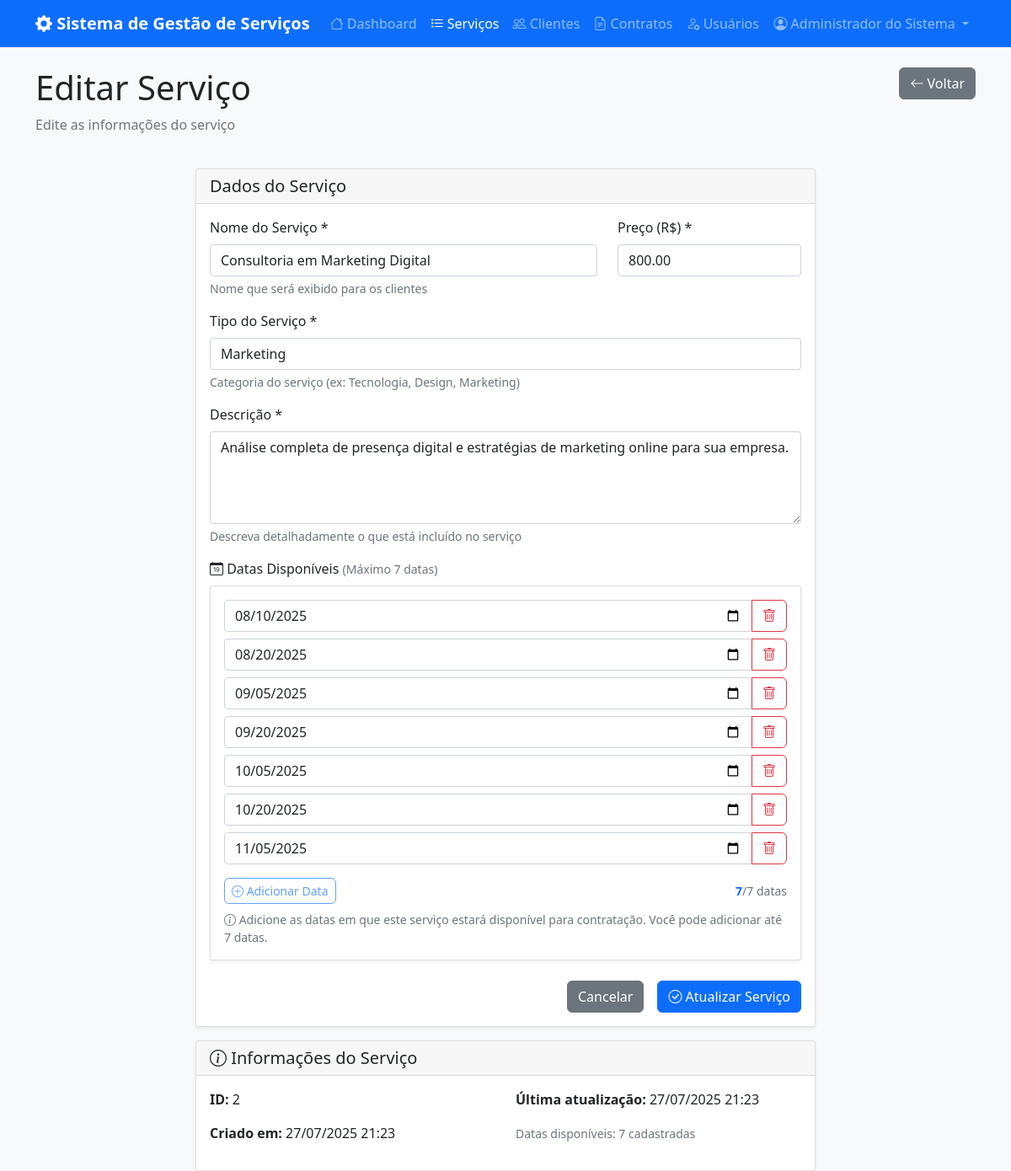
The page /admin/servicos/form.php?id=2 (signed in) on the database its author committed.
### tables this page shows
CREATE TABLE `servicos` (
    `id` int(11) NOT NULL AUTO_INCREMENT,
    `nome` varchar(100) NOT NULL,
    `tipo` varchar(50) NOT NULL,
    `preco` decimal(10, 2) NOT NULL,
    `descricao` text DEFAULT NULL,
    `ativo` tinyint(1) DEFAULT 1 COMMENT 'Status do serviço',
    `created_at` timestamp DEFAULT CURRENT_TIMESTAMP,
    `updated_at` timestamp DEFAULT CURRENT_TIMESTAMP ON UPDATE CURRENT_TIMESTAMP,
    PRIMARY KEY (`id`)
);

CREATE TABLE `datas_disponiveis` (
    `id` int(11) NOT NULL AUTO_INCREMENT,
    `servico_id` int(11) NOT NULL,
    `data` date NOT NULL,
    `disponivel` tinyint(1) DEFAULT 1,
    `created_at` timestamp DEFAULT CURRENT_TIMESTAMP,
    PRIMARY KEY (`id`),
    KEY `servico_id` (`servico_id`),
    KEY `data` (`data`),
    CONSTRAINT `fk_data_servico` FOREIGN KEY (`servico_id`) REFERENCES `servicos` (`id`) ON DELETE CASCADE
);

### config/auth.php (called while the page is built, shortened)
<?php
class Auth
{
    public static function getUser(): ?array
    {
        return $_SESSION['user'] ?? null;
    }
}

### config/db.php (called while the page is built, shortened)
<?php
class Database
{
    private static $instance = null;
    private $connection;
    private $host = 'localhost';
    private $database = 'trabalho_web';
    private $username = 'root';
    private $password = '';
    private $charset = 'utf8mb4';
    private function __construct()
    {
        $dsn = "mysql:host={$this->host};dbname={$this->database};charset={$this->charset}";
        $options = [
            PDO::ATTR_ERRMODE => PDO::ERRMODE_EXCEPTION,
            PDO::ATTR_DEFAULT_FETCH_MODE => PDO::FETCH_ASSOC,
            PDO::ATTR_EMULATE_PREPARES => false,
        ];
        try {
            $this->connection = new PDO($dsn, $this->username, $this->password, $options);
        } catch (PDOException $e) {
            error_log("Database connection failed: " . $e->getMessage());
            throw new PDOException("Database connection failed");
        }
    }
    public static function getInstance(): Database
    {
        if (self::$instance === null) {
            self::$instance = new self();
        }
        return self::$instance;
    }
    public function getConnection(): PDO
    {
        return $this->connection;
    }
}

### dao/ServicoDAO.php (called while the page is built, shortened)
<?php
require_once __DIR__ . '/../config/db.php';
class ServicoDAO
{
    private $db;
    public function __construct()
    {
        $this->db = Database::getInstance()->getConnection();
    }
    public function findById(int $id): ?array
    {
        try {
            $stmt = $this->db->prepare("SELECT * FROM servicos WHERE id = ?");
            $stmt->execute([$id]);
            $service = $stmt->fetch();
            return $service ?: null;
        } catch (PDOException $e) {
            error_log("Error finding service by ID: " . $e->getMessage());
            return null;
        }
    }
}

### dao/DataDisponivelDAO.php (called while the page is built, shortened)
<?php
require_once __DIR__ . '/../config/db.php';
class DataDisponivelDAO
{
    private $db;
    public function __construct()
    {
        $this->db = Database::getInstance()->getConnection();
    }
    public function findByServiceId(int $serviceId): array
    {
        try {
            $stmt = $this->db->prepare("
                SELECT * FROM datas_disponiveis
                WHERE servico_id = ? AND data >= CURDATE()
                ORDER BY data
            ");
            $stmt->execute([$serviceId]);
            return $stmt->fetchAll();
        } catch (PDOException $e) {
            error_log("Error fetching dates for service: " . $e->getMessage());
            return [];
        }
    }
}

### admin/servicos/form.php (the view, shortened to what this page needs)
<?php
require_once '../../config/auth.php';
require_once '../../dao/ServicoDAO.php';
require_once '../../dao/DataDisponivelDAO.php';
$servicoDAO = new ServicoDAO();
$dataDisponivelDAO = new DataDisponivelDAO();
$user = Auth::getUser();
$servico = null;
$datasExistentes = [];
$isEdit = false;
if (isset($_GET['id'])) {
    $id = (int) $_GET['id'];
    $servico = $servicoDAO->findById($id);
    if ($servico) {
        $isEdit = true;
        $datasExistentes = $dataDisponivelDAO->findByServiceId($id);
    } else {
        header('Location: list.php');
        exit;
    }
}
?>
<!DOCTYPE html>
<html lang="pt-BR">
<head>
    <link href="https://cdn.jsdelivr.net/npm/bootstrap@5.1.3/dist/css/bootstrap.min.css" rel="stylesheet">
    <link href="https://cdn.jsdelivr.net/npm/bootstrap-icons@1.8.1/font/bootstrap-icons.css" rel="stylesheet">
    <link rel="stylesheet" href="../assets/css/style.css">
    <link rel="stylesheet" href="../assets/css/datas-disponiveis.css">
</head>
<body>
    <nav class="navbar navbar-expand-lg navbar-dark bg-primary">
        <div class="container">
            <a class="navbar-brand" href="../dashboard.php">
                <i class="bi bi-gear-fill"></i> Sistema de Gestão de Serviços
            </a>
            <div class="collapse navbar-collapse" id="navbarNav">
                <ul class="navbar-nav me-auto">
                    <li class="nav-item">
                        <a class="nav-link" href="../dashboard.php">
                            <i class="bi bi-house"></i> Dashboard
                        </a>
                    </li>
                    <li class="nav-item">
                        <a class="nav-link active" href="list.php">
                            <i class="bi bi-list-task"></i> Serviços
                        </a>
                    </li>
                    <li class="nav-item">
                        <a class="nav-link" href="../clientes/list.php">
                            <i class="bi bi-people"></i> Clientes
                        </a>
                    </li>
                    <li class="nav-item">
                        <a class="nav-link" href="../contratacao/listar.php">
                            <i class="bi bi-file-earmark-text"></i> Contratos
                        </a>
                    </li>
                    <li class="nav-item">
                        <a class="nav-link" href="../usuarios/list.php">
                            <i class="bi bi-person-gear"></i> Usuários
                        </a>
                    </li>
                </ul>
                <ul class="navbar-nav">
                    <li class="nav-item dropdown">
                        <a class="nav-link dropdown-toggle" href="#" id="navbarDropdown" role="button" data-bs-toggle="dropdown">
                            <i class="bi bi-person-circle"></i> <?= htmlspecialchars($user['nome']) ?>
                        </a>
                    </li>
                </ul>
            </div>
        </div>
    </nav>
    <div class="container mt-4">
        <div class="row mb-4">
            <div class="col-md-8">
                <h1><?= $isEdit ? 'Editar' : 'Novo' ?> Serviço</h1>
                <p class="text-muted"><?= $isEdit ? 'Edite as informações do serviço' : 'Preencha os dados do novo serviço' ?></p>
            </div>
            <div class="col-md-4 text-end">
                <a href="list.php" class="btn btn-secondary">
                    <i class="bi bi-arrow-left"></i> Voltar
                </a>
            </div>
        </div>
        <div class="row justify-content-center">
            <div class="col-lg-8">
                <div class="card">
                    <div class="card-header">
                        <h5 class="mb-0">
                            Dados do Serviço
                        </h5>
                    </div>
                    <div class="card-body">
                        <form method="POST" action="">
                            <div class="row">
                                <div class="col-md-8">
                                    <div class="mb-3">
                                        <label for="nome" class="form-label">Nome do Serviço *</label>
                                        <input type="text" class="form-control" id="nome" name="nome"
                                            value="<?= htmlspecialchars($servico['nome'] ?? $_POST['nome'] ?? '') ?>"
                                            required maxlength="100">
                                        <div class="form-text">Nome que será exibido para os clientes</div>
                                    </div>
                                </div>
                                <div class="col-md-4">
                                    <div class="mb-3">
                                        <label for="preco" class="form-label">Preço (R$) *</label>
                                        <input type="number" class="form-control" id="preco" name="preco"
                                            value="<?= htmlspecialchars($servico['preco'] ?? $_POST['preco'] ?? '') ?>"
                                            required min="0" step="0.01">
                                    </div>
                                </div>
                            </div>
                            <div class="mb-3">
                                <label for="tipo" class="form-label">Tipo do Serviço *</label>
                                <input type="text" class="form-control" id="tipo" name="tipo"
                                    value="<?= htmlspecialchars($servico['tipo'] ?? $_POST['tipo'] ?? '') ?>"
                                    required maxlength="50" list="tiposList">
                                <div class="form-text">Categoria do serviço (ex: Tecnologia, Design, Marketing)</div>
                            </div>
                            <div class="mb-3">
                                <label for="descricao" class="form-label">Descrição *</label>
                                <textarea class="form-control" id="descricao" name="descricao"
                                    rows="4" required><?= htmlspecialchars($servico['descricao'] ?? $_POST['descricao'] ?? '') ?></textarea>
                                <div class="form-text">Descreva detalhadamente o que está incluído no serviço</div>
                            </div>
                            <div class="mb-4">
                                <label class="form-label">
                                    <i class="bi bi-calendar-date"></i> Datas Disponíveis
                                    <small class="text-muted">(Máximo 7 datas)</small>
                                </label>
                                <div class="card">
                                    <div class="card-body">
                                        <div id="datas-container">
                                            <?php if ($isEdit && !empty($datasExistentes)): ?>
                                                <?php foreach ($datasExistentes as $index => $dataObj): ?>
                                                    <div class="input-group mb-2 data-input-group">
                                                        <input type="date" class="form-control data-input"
                                                            name="datas_disponiveis[]"
                                                            value="<?= htmlspecialchars($dataObj['data']) ?>"
                                                            min="<?= date('Y-m-d') ?>">
                                                        <button type="button" class="btn btn-outline-danger btn-remove-data">
                                                            <i class="bi bi-trash"></i>
                                                        </button>
                                                    </div>
                                                <?php endforeach; ?>
                                            <?php endif; ?>
                                        </div>
                                        <div class="d-flex justify-content-between align-items-center mt-3">
                                            <button type="button" id="btn-add-data" class="btn btn-outline-primary btn-sm">
                                                <i class="bi bi-plus-circle"></i> Adicionar Data
                                            </button>
                                            <small class="text-muted">
                                                <span id="contador-datas"><?= $isEdit ? count($datasExistentes) : ($isEdit && empty($datasExistentes) ? 0 : 1) ?></span>/7 datas
                                            </small>
                                        </div>
                                        <div class="form-text mt-2">
                                            <i class="bi bi-info-circle"></i>
                                            Adicione as datas em que este serviço estará disponível para contratação.
                                            Você pode adicionar até 7 datas.
                                        </div>
                                    </div>
                                </div>
                            </div>
                            <div class="d-grid gap-2 d-md-flex justify-content-md-end">
                                <a href="list.php" class="btn btn-secondary me-md-2">Cancelar</a>
                                <button type="submit" class="btn btn-primary">
                                    <i class="bi bi-<?= $isEdit ? 'check' : 'plus' ?>-circle"></i>
                                    <?= $isEdit ? 'Atualizar' : 'Criar' ?> Serviço
                                </button>
                            </div>
                        </form>
                    </div>
                </div>
                <?php if ($isEdit): ?>
                    <div class="card mt-3">
                        <div class="card-header">
                            <h5 class="mb-0">
                                <i class="bi bi-info-circle"></i>
                                Informações do Serviço
                            </h5>
                        </div>
                        <div class="card-body">
                            <div class="row">
                                <div class="col-md-6">
                                    <p><strong>ID:</strong> <?= $servico['id'] ?></p>
                                    <p><strong>Criado em:</strong> <?= date('d/m/Y H:i', strtotime($servico['created_at'])) ?></p>
                                </div>
                                <div class="col-md-6">
                                    <p><strong>Última atualização:</strong> <?= date('d/m/Y H:i', strtotime($servico['updated_at'])) ?></p>
                                    <p><small class="text-muted">Datas disponíveis: <?= count($datasExistentes) ?> cadastradas</small></p>
                                </div>
                            </div>
                        </div>
                    </div>
                <?php endif; ?>
            </div>
        </div>
    </div>
</body>
</html>

### assets/css/style.css (style rules this page uses)
:root { --primary-color: #0d6efd; --secondary-color: #6c757d; --success-color: #198754; --danger-color: #dc3545; --warning-color: #ffc107; --info-color: #0dcaf0; --light-color: #f8f9fa; --dark-color: #212529; }
body { font-family: 'Segoe UI', Tahoma, Geneva, Verdana, sans-serif; background-color: var(--light-color); }
.navbar-brand { font-weight: bold; }
.card { box-shadow: 0 0.125rem 0.25rem rgba(0, 0, 0, 0.075); border: 1px solid rgba(0, 0, 0, 0.125); }
.btn { border-radius: 0.375rem; }

### assets/css/datas-disponiveis.css (style rules this page uses)
.data-input-group { transition: all 0.3s ease; }
#contador-datas { font-weight: bold; color: #0d6efd; }
.card .card-body .form-text { font-size: 0.875rem; color: #6c757d; }
.data-input-group { animation: slideIn 0.3s ease-out; }

### rows shown on the page
servicos: nome "Consultoria em Marketing Digital", preco "800.00", tipo "Marketing", descricao "Análise completa de presença digital e estratégias de marketing online para sua empresa.", id "2", created_at "27/07/2025 21:23", updated_at "27/07/2025 21:23"
datas_disponiveis: data "08/10/2025"
datas_disponiveis: data "08/20/2025"
datas_disponiveis: data "09/05/2025"
datas_disponiveis: data "09/20/2025"
datas_disponiveis: data "10/05/2025"
datas_disponiveis: data "10/20/2025"
datas_disponiveis: data "11/05/2025"

### other values the page prints
$user['nome'] "Administrador do Sistema"
count($datasExistentes) "7"
